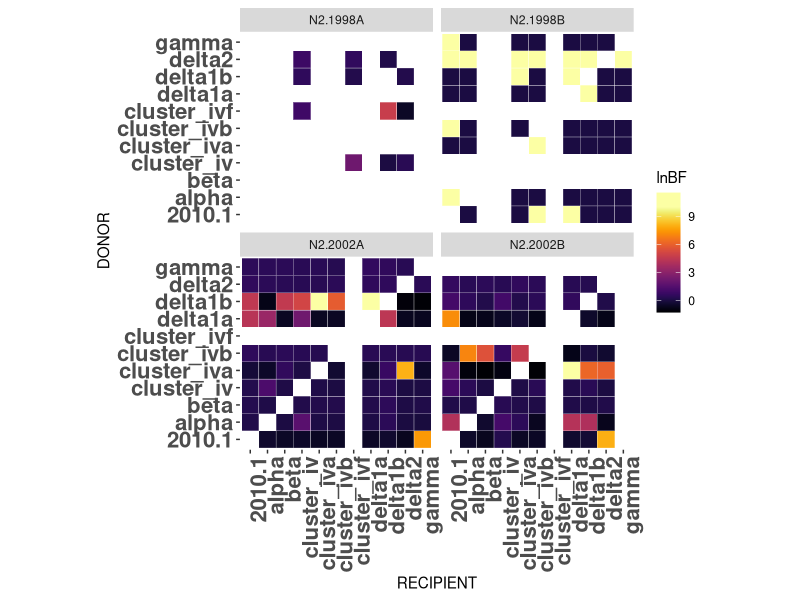
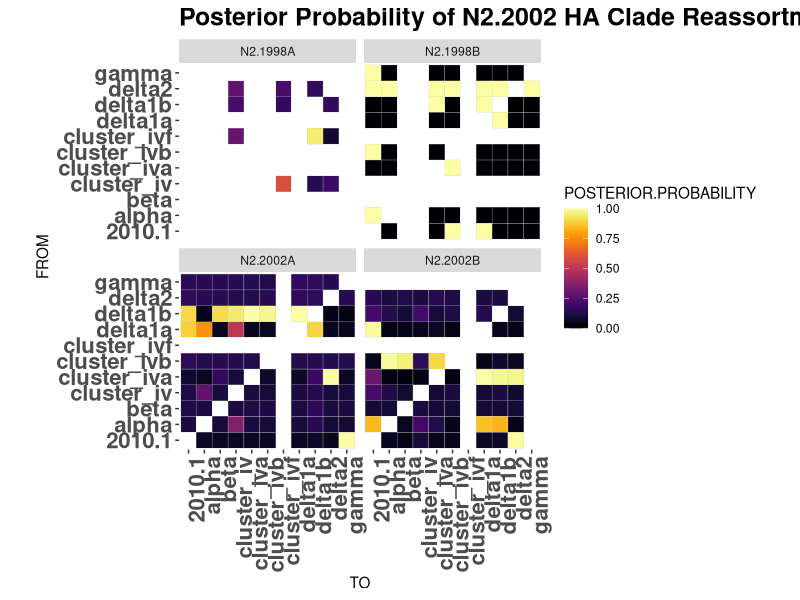

Generate these figures, in order, with R:
library(ggplot2)
library(reshape2)
library(viridis)

#Load data
d98A <- read.csv("98A.txt", sep="\t")
d98B <- read.csv("98B.txt", sep="\t")
d02A <- read.csv("02A.txt", sep="\t")
d02B <- read.csv("02B.txt", sep="\t")

#Add n2 variable
d98A$N2 <- "N2.1998A"
d98B$N2 <- "N2.1998B"
d02A$N2 <- "N2.2002A"
d02B$N2 <- "N2.2002B"

#Merge the 4 DFs
merged_N2 <- rbind(d98A, d98B, d02A, d02B)
merged_N2$logBF = log(merged_N2$BAYES_FACTOR)

#Remove less significant reassortments from the image
merged_N2 <- merged_N2[!(merged_N2$FROM == "pdmh1"),]
merged_N2 <- merged_N2[!(merged_N2$FROM == "unknown"),]
merged_N2 <- merged_N2[!(merged_N2$FROM == "cluster_ivd"),]
merged_N2 <- merged_N2[!(merged_N2$FROM == "delta-like"),]
merged_N2 <- merged_N2[!(merged_N2$FROM == "cluster_ive"),]
merged_N2 <- merged_N2[!(merged_N2$FROM == "cluster_ivc"),]
merged_N2 <- merged_N2[!(merged_N2$FROM == "location13"),]


merged_N2 <- merged_N2[!(merged_N2$TO == "pdmh1"),]
merged_N2 <- merged_N2[!(merged_N2$TO == "unknown"),]
merged_N2 <- merged_N2[!(merged_N2$TO == "cluster_ivd"),]
merged_N2 <- merged_N2[!(merged_N2$TO == "delta-like"),]
merged_N2 <- merged_N2[!(merged_N2$TO == "cluster_ive"),]
merged_N2 <- merged_N2[!(merged_N2$TO == "cluster_ivc"),]
merged_N2 <- merged_N2[!(merged_N2$TO == "location13"),]

#Replace -Inf with zero for time being
merged_N2$logBF[!is.finite(merged_N2$logBF)] = 0

#FIGURE4
#Plot ln(BF)
ggplot(data = merged_N2, aes(x=TO, y=FROM, fill=logBF)) + 
  geom_tile(color="white") + 
  coord_equal() +
  ylab(label = "DONOR") + 
  xlab(label = "RECIPIENT") + 
  #scale_fill_viridis(option="inferno") + 
  scale_fill_viridis(name = "lnBF",
                     option="inferno",
    rescaler = function(x, to = c(0, 1), from = NULL) {
    ifelse(x<10, 
           scales::rescale(x,
                           to = to,
                           from = c(min(x, na.rm = TRUE), 10)),
           1)
    }) +
  #ggtitle("N2.2002 Ln Bayes Factor of HA Clade Reassortment") + 
  theme(axis.text.x = element_text(angle = 90, hjust = 1,size = 16,face = "bold"),
        plot.title = element_text(size=18,face="bold"),
        axis.text.y = element_text(size = 16,face = "bold"),
        panel.background = element_blank()) + 
  facet_wrap(~N2, ncol = 2)

#FIGURE4
#Plot posterior prob
ggplot(data = merged_N2, aes(x=TO, y=FROM, fill=POSTERIOR.PROBABILITY)) + 
  geom_tile(color="gray80") + 
  coord_equal() +
  scale_fill_viridis(option="inferno") +
  ggtitle("Posterior Probability of N2.2002 HA Clade Reassortment") + 
  theme(axis.text.x = element_text(angle = 90, hjust = 1,size = 16,face = "bold"),
        plot.title = element_text(size=18,face="bold"),
        axis.text.y = element_text(size = 16,face = "bold"),
        panel.background = element_blank()) +
  facet_wrap(~N2, ncol = 2)

